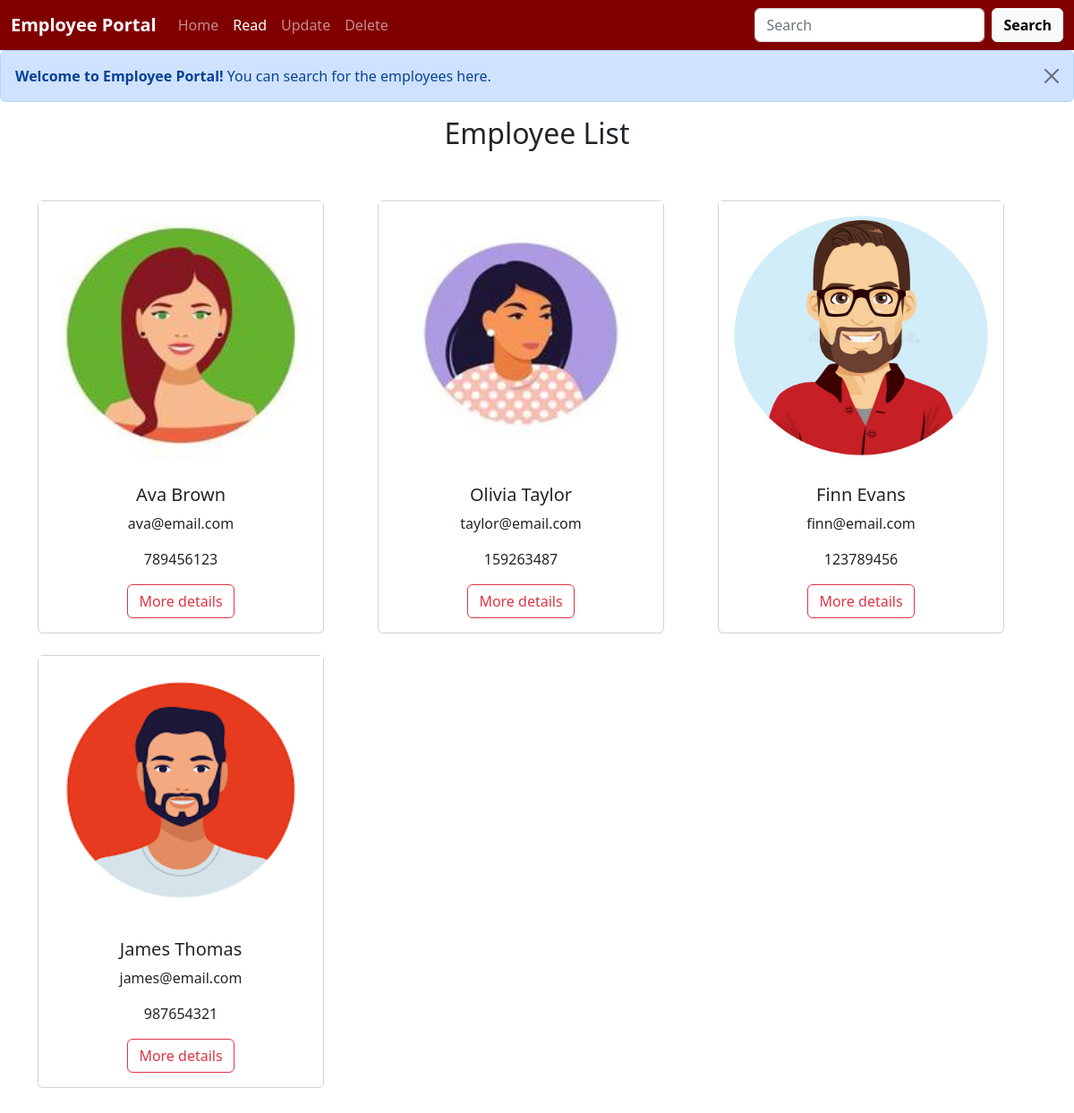
Screenshot of /read_record with the database file from the repository.
### test7/models.py (models this page shows, shortened)
class Employee(models.Model):
    first_name = models.CharField(max_length=30)
    last_name = models.CharField(max_length=30)
    email = models.CharField(max_length=30, unique=True)
    phone = models.CharField(max_length=15)
    img = models.ImageField(upload_to='images/')

### test7/views.py (the view)
# urls.py: path('read_record',views.read_record,name='read_record'),
def read_record(request):
    employee=Employee.objects.all()
    return render(request,'test7/read.html',{'employee':employee})

### test7/templates/test7/read.html (shortened to what this page needs)
<!DOCTYPE html>
<html lang="en">
<head>
    <link href="https://cdn.jsdelivr.net/npm/bootstrap@5.2.2/dist/css/bootstrap.min.css" rel="stylesheet"
>
</head>
<body>
    <nav class="navbar navbar-expand-lg navbar-dark" style="background-color: #800000;">
        <div class="container-fluid">
            <a class="navbar-brand" href="\"><b>Employee Portal</b></a>
            <div class="collapse navbar-collapse" id="navbarSupportedContent">
                <ul class="navbar-nav me-auto mb-2 mb-lg-0">
                    <li class="nav-item">
                        <a class="nav-link" aria-current="page" href="\">Home</a>
                    </li>
                    <li class="nav-item">
                        <a class="nav-link active" aria-current="page" href="read_record">Read</a>
                    </li>
                    <li class="nav-item">
                        <a class="nav-link" aria-current="page" href="update_record">Update</a>
                    </li>
                    <li class="nav-item">
                        <a class="nav-link" aria-current="page" href="delete">Delete</a>
                    </li>
                </ul>
                <form class="d-flex" role="search" action="search">
                    <input class="form-control me-2" type="search" placeholder="Search" aria-label="Search" name="query"
                        id="query">
                    <button type="submit" class="btn btn-light"><b>Search</b></button>
                </form>
            </div>
        </div>
    </nav>
    <div class="alert alert-primary alert-dismissible fade show" role="alert">
        <strong>Welcome to Employee Portal!</strong> You can search for the employees here.
        <button type="button" class="btn-close" data-bs-dismiss="alert" aria-label="Close"></button>
    </div>
    <div class="container text-center">
        <h2>Employee List </h2>
        <div class="row g-4 py-5 row-cols-1 row-cols-lg-3">
            {% for x in employee %}
            <div class="feature col">
                <div class="card" style="width: 20rem;">
                    <img src="{{ x.img.url }}" alt="emp image" class="img-responsive"
                        style="width: 100%; height: 300px; margin-right: 10px;">
                    <div class="card-body">
                        <h5 class="card-title"> {{x.first_name}} {{x.last_name}}</h5>
                        <p class="card-text"> {{x.email}}</p>
                        <p class="card-text"> {{x.phone}}</p>
                        <a href="#" class="btn btn-outline-danger">More details</a>
                    </div>
                </div>
            </div>
            {% endfor %}
        </div>
    </div>
</body>
</html>

### rows the page displays
Employee: img (picture), first_name "Ava", last_name "Brown", email "ava@email.com", phone "789456123"
Employee: img (picture), first_name "Olivia", last_name "Taylor", email "taylor@email.com", phone "159263487"
Employee: img (picture), first_name "Finn", last_name "Evans", email "finn@email.com", phone "123789456"
Employee: img (picture), first_name "James", last_name "Thomas", email "james@email.com", phone "987654321"
